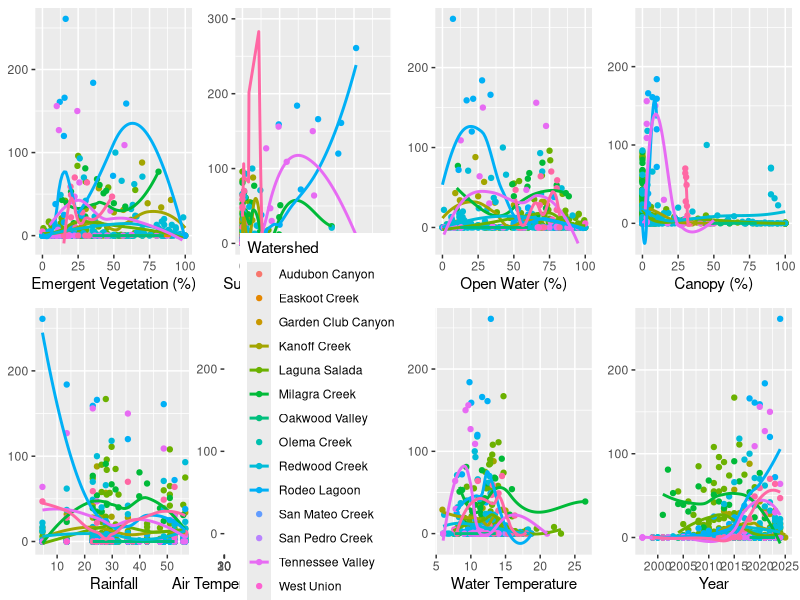

This figure's R source:
# plots of covariate raw data between years
library(ggplot2)
library(tidyverse)
library(cowplot)

setwd(here::here("code"))
between_year_data <- read_csv(here::here("data", "between_year_data.csv"))

#### summary data table ####
summary_table_data <- read_csv(here::here("data", "filtered_raw_data.csv"))


#### mean_percent_emerg ####
# emergent vegetation vs. egg masses
emergent_plot <- between_year_data %>% 
  ggplot(aes(x=mean_percent_emerg, y=num_egg_masses, color=Watershed)) +
  geom_point() +
  geom_smooth(se=FALSE) +
  xlab("Emergent Vegetation (%)") +
  ylab(NULL) + 
  theme(legend.position="none")
# emergent vs. time
emergent_BRD_plot <- between_year_data %>% 
  ggplot(aes(x=BRDYEAR, y=mean_percent_emerg, color=Watershed)) +
  geom_point() +
  geom_smooth()

#### mean_percent_sub ####
# submerg vs. egg masses
submergent_plot <- between_year_data %>% 
  ggplot(aes(x=mean_percent_sub, y=num_egg_masses, color=Watershed)) +
  geom_point() +
  geom_smooth(se=FALSE) +
  xlab("Submergent Vegetation (%)")  +
  ylab(NULL) + 
  theme(legend.position="none") +
  ylim(c(0,300))

## submerg vs. time
subemergent_BRD_plot <- between_year_data %>% 
  ggplot(aes(x=BRDYEAR, y=mean_percent_sub, color=Watershed)) +
  geom_point() +
  geom_smooth()

#### mean_percent_water ####
# open water vs. egg masses
open_water_plot <- between_year_data %>% 
  ggplot(aes(x=mean_percent_water, y=num_egg_masses, color=Watershed)) +
  geom_point() +
  geom_smooth(se=FALSE) +
  xlab("Open Water (%)") +
  ylab(NULL) + 
  theme(legend.position="none")

## open water vs. time
open_water_BRD_plot <- between_year_data %>% 
  ggplot(aes(x=BRDYEAR, y=mean_percent_water, color=Watershed)) +
  geom_point() +
  geom_smooth()

#### interpolated_canopy ####
# canopy vs. egg masses
canopy_plot <- between_year_data %>% 
  ggplot(aes(x=interpolated_canopy, y=num_egg_masses, color=Watershed)) +
  geom_point() +
  geom_smooth(se=FALSE) +
  xlab("Canopy (%)") +
  ylab(NULL) + 
  theme(legend.position="none")
## canopy vs. time
canopy_BRD_plot <- between_year_data %>% 
  ggplot(aes(x=BRDYEAR, y=interpolated_canopy, color=Watershed)) +
  geom_point() +
  geom_smooth()

#### yearly_rain ####
# yearly rain vs. egg masses
rain_plot <- between_year_data %>% 
  ggplot(aes(x=yearly_rain, y=num_egg_masses, color=Watershed)) +
  geom_point() +
  geom_smooth(se=FALSE) +
  xlab("Rainfall") +
  ylab(NULL) + 
  theme(legend.position="none")
## yearly rain vs. time
rain_BRD_plot <- between_year_data %>% 
  ggplot(aes(x=BRDYEAR, y=yearly_rain, color=Watershed)) +
  geom_point() +
  geom_smooth()

#### mean_max_depth ####
# mean_max_depth vs. egg masses
mean_max_depth_plot <- between_year_data %>% 
  ggplot(aes(x=mean_max_depth, y=num_egg_masses, color=Watershed)) +
  geom_point() +
  geom_smooth(se=FALSE) +
  xlab("Mean Max Depth") +
  ylab(NULL)

## mean_max_depth vs. time
mean_max_depth_BRD_plot <- between_year_data %>% 
  ggplot(aes(x=BRDYEAR, y=mean_max_depth, color=Watershed)) +
  geom_point() +
  geom_smooth()

#### max_depth ####
# max_depth vs. egg masses
max_depth_plot <- between_year_data %>% 
  ggplot(aes(x=max_depth, y=num_egg_masses, color=Watershed)) +
  geom_point() +
  geom_smooth(se=FALSE) +
  xlab("Max Depth") +
  ylab(NULL)

## max_depth vs. time
max_depth_BRD_plot <- between_year_data %>% 
  ggplot(aes(x=BRDYEAR, y=max_depth, color=Watershed)) +
  geom_point() +
  geom_smooth()

#### AirTemp ####
# AirTemp vs. egg masses
AirTemp_plot <- between_year_data %>% 
  ggplot(aes(x=AirTemp, y=num_egg_masses, color=Watershed)) +
  geom_point() +
  geom_smooth(se=FALSE) +
  xlab("Air Temperature") +
  ylab(NULL)

## AirTemp vs. time
AirTemp_BRD_plot <- between_year_data %>% 
  ggplot(aes(x=BRDYEAR, y=AirTemp, color=Watershed)) +
  geom_point() +
  geom_smooth()

#### WaterTemp ####
# WaterTemp vs. egg masses
WaterTemp_plot <- between_year_data %>% 
  ggplot(aes(x=WaterTemp, y=num_egg_masses, color=Watershed)) +
  geom_point() +
  geom_smooth(se=FALSE) +
  xlab("Water Temperature") +
  ylab(NULL) + 
  theme(legend.position="none")

## WaterTemp vs. time
WaterTemp_BRD_plot <- between_year_data %>% 
  ggplot(aes(x=BRDYEAR, y=WaterTemp, color=Watershed)) +
  geom_point() +
  geom_smooth()

#### mean_salinity:CoastalSite ####
#TODO: do these look right?
coastal_between_year_data <- between_year_data %>% 
  filter(CoastalSite == TRUE)

# mean_salinity vs. egg masses
mean_salinity_plot <- coastal_between_year_data %>% 
  ggplot(aes(x=mean_salinity, y=num_egg_masses)) +
  geom_point(aes(color=Watershed)) +
  geom_smooth(se=FALSE) +
  xlab("Mean Salinity (Coastal)") +
  ylab(NULL) +
  ylim(0,150)

## mean_salinity vs. time
mean_salinity_BRD_plot <- coastal_between_year_data %>% 
  ggplot(aes(x=BRDYEAR, y=mean_salinity, color=Watershed)) +
  geom_point() +
  geom_smooth()

#### max_salinity:CoastalSite ####
# max_salinity vs. egg masses
max_salinity_plot <- coastal_between_year_data %>% 
  ggplot(aes(x=max_salinity, y=num_egg_masses)) +
  geom_point(aes(color=Watershed)) +
  geom_smooth(se=FALSE) +
  xlab("Max Salinity (Coastal)") +
  ylab(NULL) +
  ylim(0,150)

## max_salinity vs. time
max_salinity_BRD_plot <- coastal_between_year_data %>% 
  ggplot(aes(x=BRDYEAR, y=max_salinity, color=Watershed)) +
  geom_point() +
  geom_smooth()

#### year ####
# year vs. egg masses
egg_BRD_plot <- between_year_data %>% 
  ggplot(aes(x=BRDYEAR, y=num_egg_masses, color=Watershed)) +
  geom_point() +
  geom_smooth(se=FALSE) +
  xlab("Year") +
  ylab(NULL)  + 
  theme(legend.position="none")


#### combined output with egg masses####
# # saved in Ouput folder
# plot_grid(emergent_plot, submergent_plot, open_water_plot, canopy_plot, rain_plot, mean_max_depth_plot, max_depth_plot, AirTemp_plot, WaterTemp_plot, mean_salinity_plot, max_salinity_plot, egg_BRD_plot, nrow=4)


# without salinity or depth
plot_grid(emergent_plot, submergent_plot, open_water_plot, canopy_plot, rain_plot, AirTemp_plot, WaterTemp_plot, egg_BRD_plot, nrow=2)
